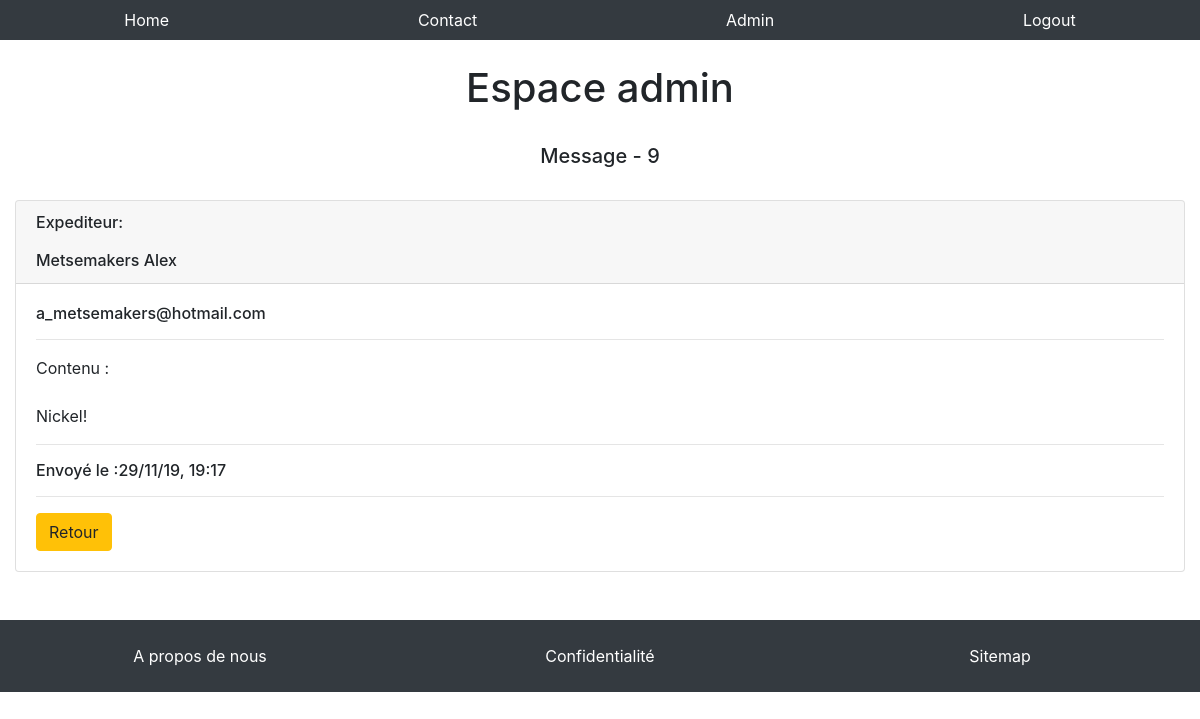
The app's page /show.php?id=9 (signed in) with its own data.
### tables this page shows
CREATE TABLE IF NOT EXISTS `contact` (
  `id` int(11) NOT NULL AUTO_INCREMENT,
  `lastname` varchar(100) NOT NULL,
  `firstname` varchar(100) NOT NULL,
  `email` varchar(100) NOT NULL,
  `message` text NOT NULL,
  `date` datetime NOT NULL,
  PRIMARY KEY (`id`)
);

### show.php (the view, shortened to what this page needs)
<!DOCTYPE html>
<html lang="fr">
    <head>
        <link rel="stylesheet" href="https://stackpath.bootstrapcdn.com/bootstrap/4.4.0/css/bootstrap.min.css">
        <link rel="stylesheet" href="css/style.css">
    </head>
    <body>
        <?php
            include 'menu.php';
        ?>
        <div class="container-fluid">
            <?php if (isset($_SESSION['login'])) {
                require 'connexion.php';
                $id = $_GET['id'];
                $request = $pdo->prepare('SELECT * FROM contact WHERE id = :id');
                $request->execute(['id' => $id]);
                $message = $request->fetch();
                $datetime = strtotime($message['date']);
            ?>
            <div class="row mt-4">
                <div class="col-sm-12 text-center">
                    <h1>Espace admin</h1>
                    <br />
                    <h5>Message - <?php echo $message['id']; ?></h5>
                </div>
            </div>
            <div class="row mt-4">
                <div class="col-sm-12">
                    <div class="card">
                        <h6 class="card-header">
                            <span>Expediteur:</span>
                            <br /><br />
                            <?php echo $message['firstname'] . " " . $message['lastname']; ?>
                        </h6>
                        <div class="card-body">
                            <h6 class="card-title"><?php echo $message['email']; ?></h6>
                            <hr>
                            <span>Contenu :</span>
                            <br />
                            <br />
                            <p class="card-text"><?php echo $message['message']; ?></p>
                            <hr>
                            <h6>Envoyé le :<?php echo date("d/m/y, H:i", $datetime); ?></h6>
                            <hr>
                            <a href="admin.php" class="btn btn-warning">Retour</a>
                        </div>
                    </div>
                </div>
            </div>
            <?php
        }
            include 'footer.php';
        ?>
    </body>
</html>

### css/style.css (style rules this page uses)
a { text-decoration: none; color: #fff; }

### records on screen
contact: id "9", firstname "Metsemakers", lastname "Alex", email "a_metsemakers@hotmail.com", message "Nickel!", date "29/11/19, 19:17"
